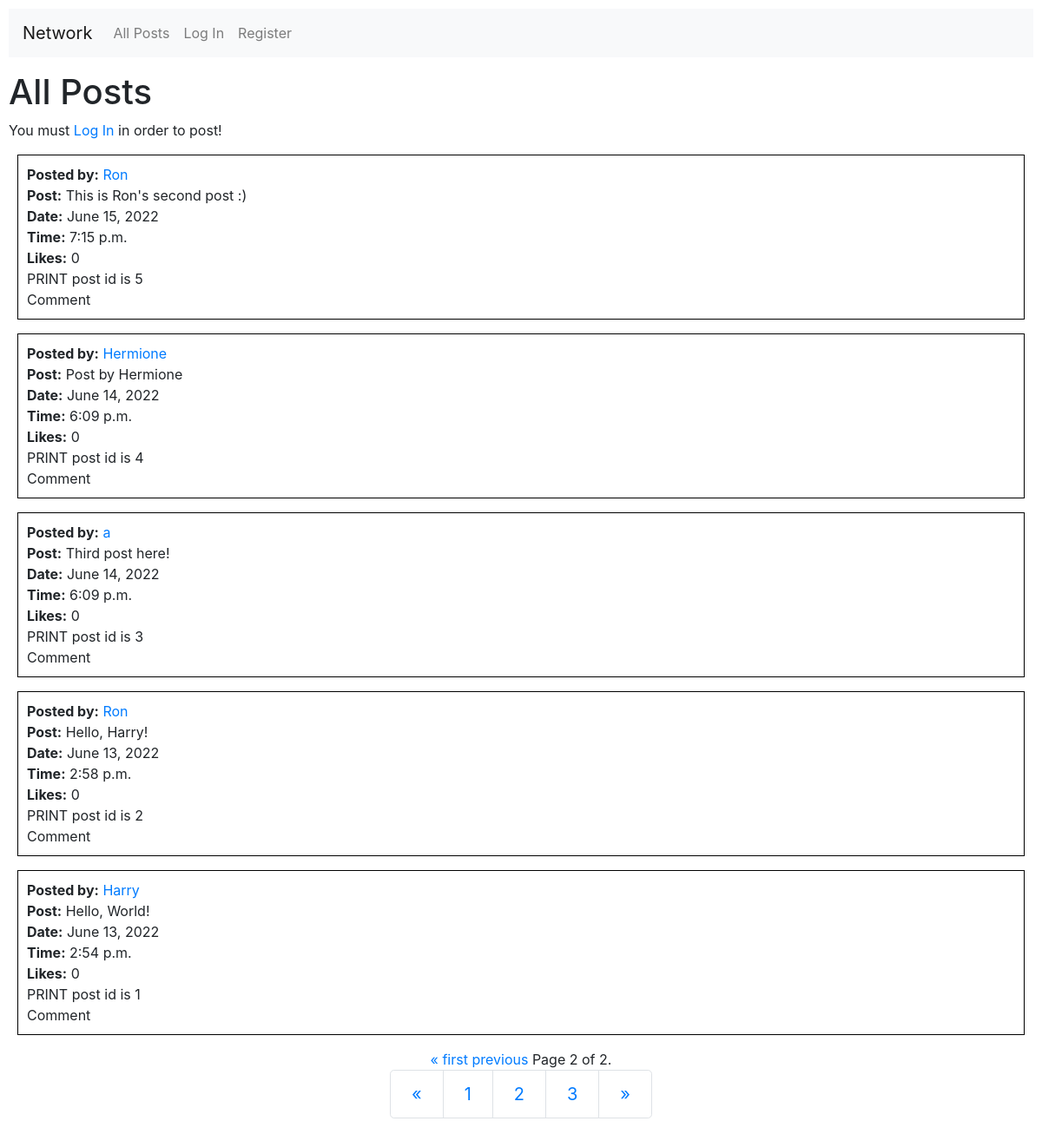
Screenshot of /?page=2 with the database file from the repository.
### network/models.py (models this page shows, shortened)
class Post(models.Model):
    userid = models.ForeignKey(User, on_delete=models.CASCADE, related_name="user")
    post = models.TextField(max_length=500)
    datetime = models.DateTimeField(default=datetime.now)
    likes = models.IntegerField(default=0)

class User(AbstractUser):
    pass

### network/views.py (the view)
# urls.py: path("", views.index, name="index"),
def index(request):
    if request.method == "POST":
        posted = request.POST["posted"]
        user = request.user
        post = posted
        now = datetime.now()
        likes = 0
        newpost = Post(userid=user, post=post, datetime=now, likes=likes)
        newpost.save()
        posts = Post.objects.all().order_by('-id')
        paginator = Paginator(posts, 10) # test Paginator with 10 per page
        page_number = request.GET.get('page')
        page_obj = paginator.get_page(page_number)
        return render(request, "network/index.html", {
            "posts": posts,
            "page_obj": page_obj
        })
    else:
        posts = Post.objects.all().order_by('-id')
        paginator = Paginator(posts, 10) # test Paginator with 10 per page
        page_number = request.GET.get('page')
        page_obj = paginator.get_page(page_number)
        return render(request, "network/index.html", {
            "posts": posts,
            "page_obj": page_obj
        })

### network/templates/network/index.html (shortened to what this page needs)
{% extends "network/layout.html" %}
{% block body %}
    <h1>All Posts</h1>
    {% if user.is_authenticated %}
    <div class="subdiv">
        <h3>New Post</h3>
        <form action="{% url 'index' %}" method="post">
            {% csrf_token %}
            <textarea class="form-control" name="posted" rows="3" required></textarea >
            <p></p>
            <button type="submit" class="btn btn-primary mb-2">Post</button>
        </form>
    </div>
    {% else %}
    <div>
        You must <a href="{% url 'login' %}">Log In</a> in order to post!
    </div>
    {% endif %}
    {% for post in page_obj %}
    <div class="subdiv">
        <b>Posted by:</b> <a href="{% url 'profile_page' post.userid.username %}">{{ post.userid.username }}</a>
        <div id="{{post.post}}" >
            <b>Post:</b> {{ post.post }}
        </div>
        <b>Date:</b> {{ post.datetime.date }}
        <br>
        <b>Time:</b> {{ post.datetime.time }}
        <br>
        <b>Likes:</b > {{ post.likes }}
        <br>
        PRINT post id is {{ post.id }}
        <br>
        Comment
        <br>
    </div>
    {% empty %}
        We haven't found any post, yet!
        <p></p>
    {% endfor %}
    <nav aria-label="Page navigation example">
        <div class="pagination justify-content-center pagination-lg">
            <span class="step-links">
                {% if page_obj.has_previous %}
                    <a href="?page=1">&laquo; first</a>
                    <a href="?page={{ page_obj.previous_page_number }}">previous</a>
                {% endif %}
                <span class="current">
                    Page {{ page_obj.number }} of {{ page_obj.paginator.num_pages }}.
                </span>
            </span>
        </div>
    </nav>
    <nav aria-label="Page navigation example">
        <ul class="pagination justify-content-center pagination-lg"">
          <li class="page-item">
            <a class="page-link" href="#" aria-label="Previous">
              <span aria-hidden="true">&laquo;</span>
            </a>
          </li>
          <li class="page-item"><a class="page-link" href="#">1</a></li>
          <li class="page-item"><a class="page-link" href="#">2</a></li>
          <li class="page-item"><a class="page-link" href="#">3</a></li>
          <li class="page-item">
            <a class="page-link" href="#" aria-label="Next">
              <span aria-hidden="true">&raquo;</span>
            </a>
          </li>
        </ul>
      </nav>
{% endblock %}

### network/static/network/styles.css (style rules this page uses)
body { padding: 10px; }
.subdiv { border: black; border-width: 1px; border-style: solid; margin: 10px; padding: 10px; }

### rows the page displays
Post: userid.username "Ron", post "This is Ron's second post :)", datetime "June 15, 2022", datetime.time "7:15 p.m.", likes "0", id "5"
Post: userid.username "Hermione", post "Post by Hermione", datetime "June 14, 2022", datetime.time "6:09 p.m.", likes "0", id "4"
Post: userid.username "a", post "Third post here!", datetime "June 14, 2022", datetime.time "6:09 p.m.", likes "0", id "3"
Post: userid.username "Ron", post "Hello, Harry!", datetime "June 13, 2022", datetime.time "2:58 p.m.", likes "0", id "2"
Post: userid.username "Harry", post "Hello, World!", datetime "June 13, 2022", datetime.time "2:54 p.m.", likes "0", id "1"

### other values shown
{{ page_obj.number }} "2"
{{ page_obj.paginator.num_pages }} "2"
